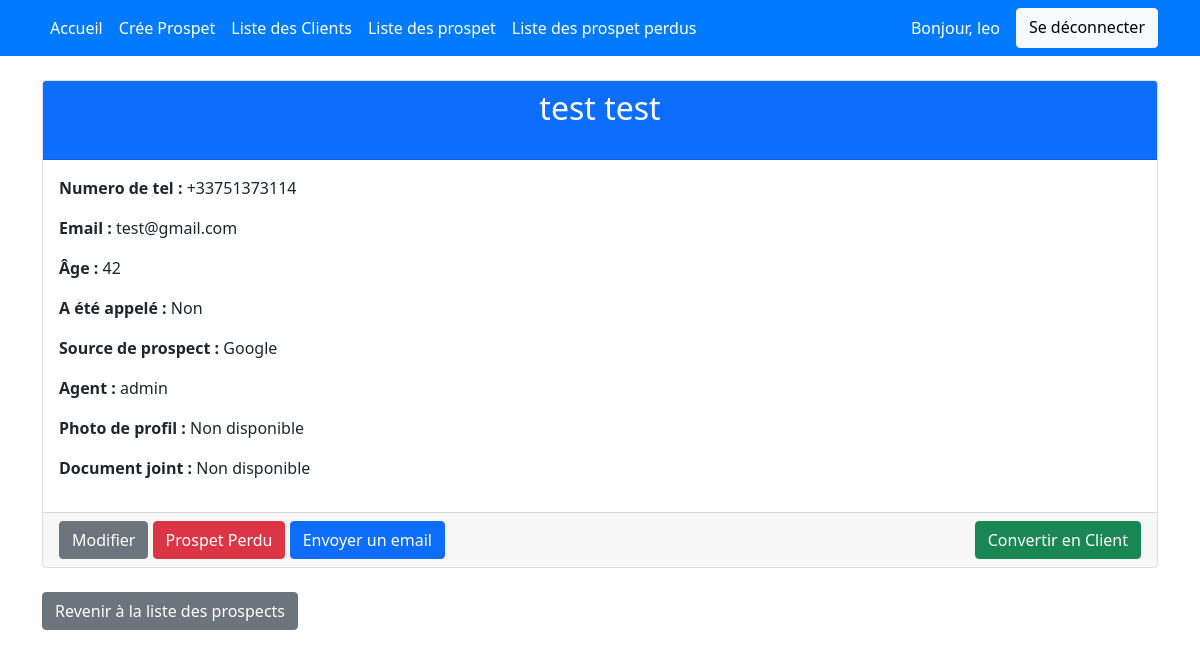
The page /details/1 (signed in) on the database its author committed.
### crm_app/models.py (models this page shows, shortened)
class User(AbstractUser):
     pass

class Lead(models.Model):
    SOURCE_CHOICES = (
        ('Youtube','Youtube'),
        ('Google','Goole'),
        ('Newsletter','Newsletter'),
        ('Facebook','Facebook'),
        ('Instagram','Instagram'),
        ('TikTok','TikTok'),
    )
    first_name = models.CharField(max_length=255)
    last_name = models.CharField(max_length=255)
    phone_number = PhoneNumberField()
    email = models.EmailField(validators=[EmailValidator()])
    age = models.IntegerField(null=True, blank=True)
    price = models.DecimalField(max_digits=10,decimal_places=2,default=0)
    phoned = models.BooleanField(default=False)
    source = models.CharField(choices=SOURCE_CHOICES,max_length=100)
    profile_picture = models.ImageField(null=True, blank=True,upload_to='leads/')
    file_field = models.FileField(null=True, blank=True,upload_to='documents/')
    agent = models.ForeignKey(Agent,on_delete=models.CASCADE)
    created_at = models.DateTimeField(auto_now_add=True)

class Agent(models.Model):
    user = models.OneToOneField(User,on_delete=models.CASCADE)
    def __str__(self):
        return self.user.username

### crm_app/views.py (the view)
# urls.py: path('details/<pk>',details,name="details_page"),
@login_required
def details(request,pk):
    get_lead = Lead.objects.get(id=pk)
    context = {
        'get_lead':get_lead,
    }
    return render(request,'leads/details_lead.html',context)

### crm_app/templates/leads/details_lead.html (shortened to what this page needs)
{% extends "base.html" %}
{% load static %}
{% block content %}
<div class="container">
    <div class="card mt-4">
        <div class="card-header bg-primary text-white">
            <h2 class="text-center mb-4">{{ get_lead.first_name }} {{ get_lead.last_name }}</h2>
        </div>
        <div class="card-body">
            <p><strong>Numero de tel :</strong> {{ get_lead.phone_number }}</p>
            <p><strong>Email :</strong> {{ get_lead.email }}</p>
            <p><strong>Âge :</strong> {{ get_lead.age }}</p>
            <p><strong>A été appelé :</strong> {{ get_lead.phoned|yesno:"Oui,Non" }}</p>
            <p><strong>Source de prospect :</strong> {{ get_lead.source }}</p>
            <p><strong>Agent :</strong> {{ get_lead.agent }}</p>
            {% if get_lead.profile_picture %}
                <p><strong>Photo de profil :</strong></p>
                <img src="{{ get_lead.profile_picture.url }}" alt="Photo de profil" class="img-thumbnail" style="max-width: 200px;">
            {% else %}
                <p><strong>Photo de profil :</strong> Non disponible</p>
            {% endif %}
            {% if get_lead.file_field %}
                <p><strong>Document joint :</strong>
                    <a href="{{ get_lead.file_field.url }}" class="btn btn-link" download>Télécharger</a>
                </p>
            {% else %}
                <p><strong>Document joint :</strong> Non disponible</p>
            {% endif %}
        </div>
        <div class="card-footer d-flex justify-content-between">
            <div>
                <a href="{% url 'update_lead' get_lead.id %}" class="btn btn-secondary">Modifier</a>
                <a href="{% url 'loss_lead' get_lead.id %}" class="btn btn-danger" onclick="return confirm('Êtes-vous sûr de vouloir supprimer ce prospect ?');">Prospet Perdu</a>
                <a href="{% url 'send_email' get_lead.id %}" class="btn btn-primary">Envoyer un email</a>
            </div>
            <div>
                <a href="{% url 'create_client' get_lead.id %}" class="btn btn-success">Convertir en Client</a>
            </div>
        </div>
    </div>
    <div class="mt-4 mb-4">
        <a href="{% url 'index' %}" class="btn btn-secondary">Revenir à la liste des prospects</a>
    </div>
</div>
{% endblock content %}

### crm_app/templates/navbar.html (shortened to what this page needs)
<nav class="navbar navbar-expand-lg navbar-dark">
    <div class="container">
        <div class="collapse navbar-collapse" id="navbarNav">
            {% if request.user.is_authenticated %}
                <ul class="navbar-nav me-auto mb-2 mb-lg-0">
                    <li class="nav-item">
                        <a class="nav-link active" aria-current="page" href="{% url 'index' %}">Accueil</a>
                    </li>
                    <li class="nav-item">
                        <a class="nav-link" href="{% url 'create_lead' %}">Crée Prospet</a>
                    </li>
                    <li class="nav-item">
                        <a class="nav-link" href="{% url 'list_client' %}">Liste des Clients</a>
                    </li>
                    <li class="nav-item">
                        <a class="nav-link" href="{% url 'list_leads' %}">Liste des prospet</a>
                    </li>
                    <li class="nav-item">
                        <a class="nav-link" href="{% url 'list_loss_leads' %}">Liste des prospet perdus</a>
                    </li>
                </ul>
            {% endif %}
            <div class="d-flex">
                {% if request.user.is_authenticated %}
                <a class="nav-link">Bonjour, {{ request.user.username }}</a>
                <a href="{% url 'logout' %}" class="btn btn-light">Se déconnecter</a>
                {% else %}
                    <a href="{% url 'login' %}" class="btn btn-custom me-2">Connexion</a>
                    <a href="{% url 'signup' %}" class="btn btn-custom me-2">S'inscrire</a>
                {% endif %}
            </div>
        </div>
    </div>
</nav>

### static/styles/style.css (style rules this page uses)
.navbar { background-color: #007bff; }
.navbar-brand, .nav-link { color: #fff !important; }

### rows shown on the page
User: user.username "leo"
Lead: first_name "test", last_name "test", phone_number "+33751373114", email "test@gmail.com", age "42", phoned "Non", source "Google", agent "admin"
